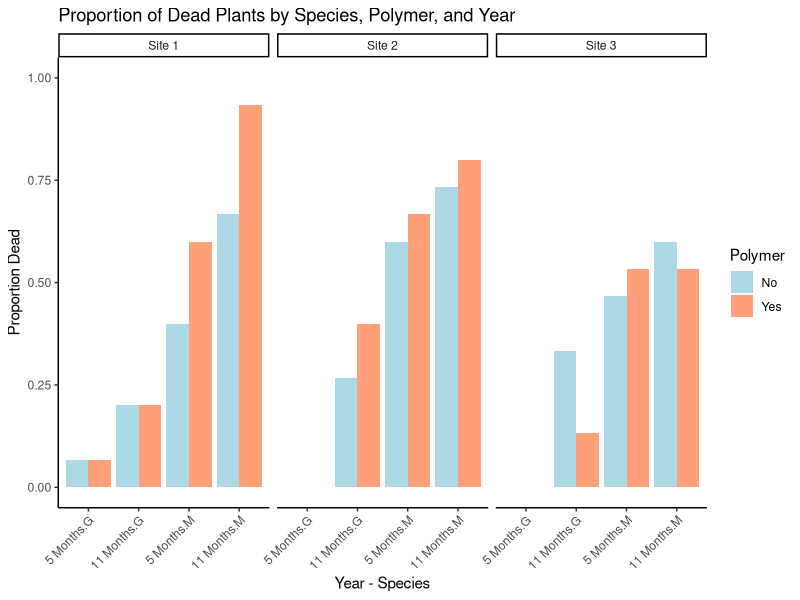
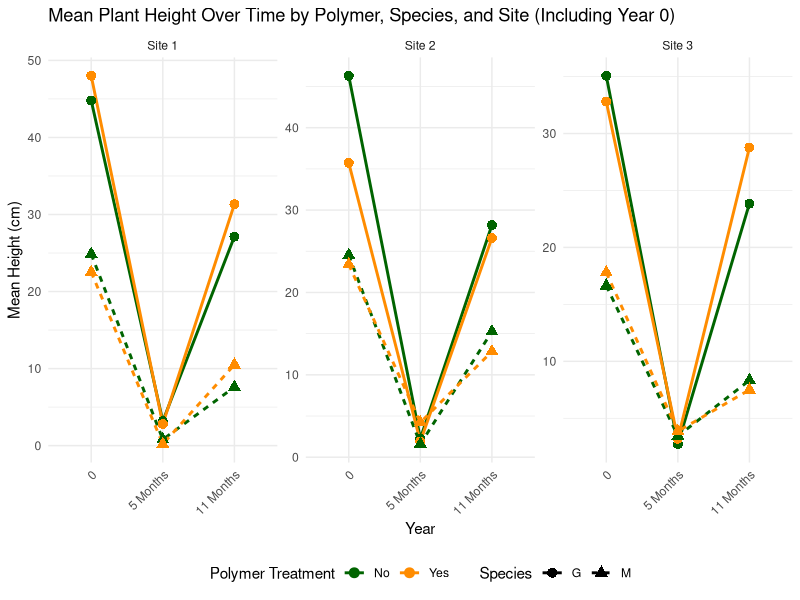
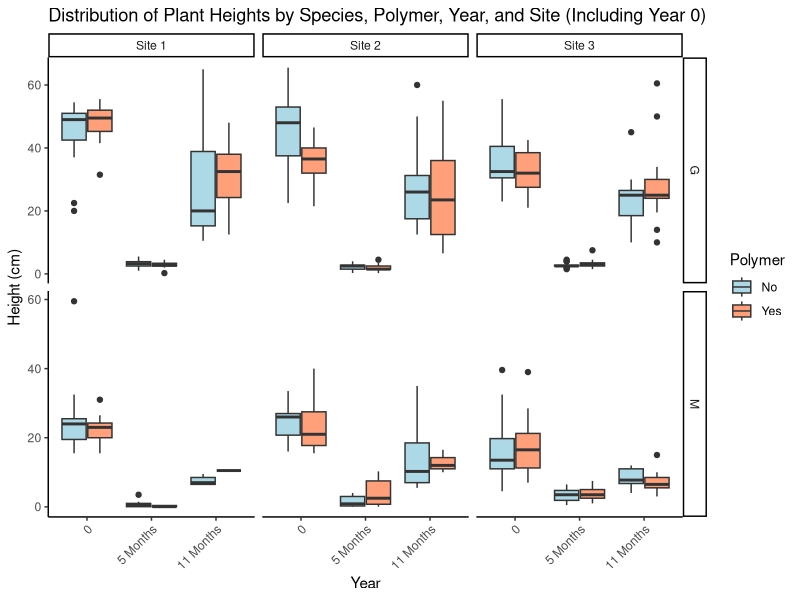

These figures' R source, in order:
################################################################################
################################################################################
#########################      Polymer Study      ##############################
#########################  Field - Mortality Data ##############################
#########################  University of Florida  ##############################
#########################     Gage LaPierre       ##############################
#########################      2022 - 2025        ##############################
################################################################################
################################################################################

#########################     Installs Packages   ##############################
list.of.packages <- c("tidyverse", "car", "gridExtra", "rstatix", "emmeans",
                      "afex", "lmerTest", "lme4", "broom")
new.packages <- list.of.packages[!(list.of.packages %in% 
                                     installed.packages()[,"Package"])]
if(length(new.packages)) install.packages(new.packages)

library(tidyverse)
library(rstatix) 
library(gridExtra)
library(lme4)    
library(lmerTest) 
library(afex)    
library(emmeans) 
library(broom)

# Load the dataset
data <- read.csv("Data/Polymer Study - Field Data.csv")

# Convert categorical variables
# Explicitly setting the order of Year factor levels
data$Species <- as.factor(data$Species)
data$Polymer <- as.factor(data$Polymer)
data$Year <- factor(data$Year, levels = c("0", "5 Months", "11 Months")) # Set desired order
data$Site <- as.factor(data$Site)
data$Plot <- as.factor(data$Plot)

# Replace 'Dead' with NA in 'Height' and create a 'Dead' indicator
data$Dead <- ifelse(data$Height == "Dead", 1, 0)
data$Height[data$Height == "Dead"] <- NA
data$Height <- as.numeric(data$Height)

# --- Data Consistency Checks ---

print("\n--- Performing Data Consistency Checks ---")

# 1. Check for entirely duplicate rows
num_duplicates <- sum(duplicated(data))
if (num_duplicates > 0) {
  print(paste("Found", num_duplicates, "duplicate rows."))
  print(data[duplicated(data), ]) # This will show the duplicate rows
} else {
  print("No duplicate rows found.")
}

# 2. Check sample counts per Site, Plot, Year, Species, Polymer
# Expected: 5 plants per Plot, Year, Species, Polymer combination
samples_per_group <- data %>%
  group_by(Site, Plot, Year, Species, Polymer) %>%
  summarise(Count = n(), .groups = "drop")
print("\nCounts per Site, Plot, Year, Species, Polymer:")
print(samples_per_group)

# Identify if any counts are not 5
deviating_species_polymer <- samples_per_group %>%
  filter(Count != 5)
if (nrow(deviating_species_polymer) > 0) {
  print("\nDeviations from expected 5 plants per Site, Plot, Year, Species, Polymer:")
  print(deviating_species_polymer)
} else {
  print("\nAll counts are 5 plants per Site, Plot, Year, Species, Polymer (assuming no plants were dead at Year 0).")
}

# 3. Check total counts per Site, Plot, Year (across both species)
# Expected: 10 plants per Plot, Year (5 Milkweed + 5 Lovegrass)
samples_per_plot_year <- data %>%
  group_by(Site, Plot, Year, Polymer) %>%
  summarise(Total_Plot_Count = n(), .groups = "drop")
print("\nTotal counts per Site, Plot, Year, Polymer (across both species):")
print(samples_per_plot_year)

# Identify if any total plot counts are not 10
deviating_plot_year <- samples_per_plot_year %>%
  filter(Total_Plot_Count != 10)
if (nrow(deviating_plot_year) > 0) {
  print("\nDeviations from expected 10 plants per Site, Plot, Year, Polymer:")
  print(deviating_plot_year)
} else {
  print("\nAll total counts are 10 plants per Site, Plot, Year, Polymer.")
}

# 4. Check total counts per Site, Year
# Expected: 60 plants per Site, Year (6 plots * 10 plants/plot)
samples_per_site_year <- data %>%
  group_by(Site, Year, Polymer) %>%
  summarise(Total_Site_Count = n(), .groups = "drop")
print("\nTotal counts per Site, Year, Polymer:")
print(samples_per_site_year)

# Identify if any total site counts are not 60
deviating_site_year <- samples_per_site_year %>%
  filter(Total_Site_Count != 60)
if (nrow(deviating_site_year) > 0) {
  print("\nDeviations from expected 60 plants per Site, Year, Polymer:")
  print(deviating_site_year)
} else {
  print("\nAll total counts are 60 plants per Site, Year, Polymer.")
}

print("\n--- Data Consistency Checks Complete ---")

# --- Mortality Analysis ---

# Calculate proportion of dead plants, excluding "0" Year
dead_proportion <- data %>%
  filter(Year != "0") %>%
  group_by(Species, Polymer, Year, Site) %>%
  summarise(
    Total_Plants = n(),
    Dead_Plants = sum(Dead, na.rm = TRUE),
    Proportion_Dead = Dead_Plants / Total_Plants,
    .groups = "drop"
  )

print("Proportion of Dead Plants:")
print(dead_proportion)
# Save mortality proportions table
write.csv(dead_proportion, "mortality_proportions.csv", row.names = FALSE)


# Filter out rows where all plants are dead or alive for logistic regression, exclude 0 month
data_filtered_mortality <- data %>%
  filter(Year != "0") %>%
  group_by(Species, Polymer, Year, Site) %>%
  filter(n_distinct(Dead) > 1) %>%
  ungroup()

# Logistic Regression
logistic_results <- data_filtered_mortality %>%
  group_by(Species, Polymer) %>%
  do(model = glm(Dead ~ Year, family = binomial, data = .)) %>%
  summarise(
    Species = first(Species),
    Polymer = first(Polymer),
    broom::tidy(model),
    .groups = "drop"
  ) %>%
  filter(term != "(Intercept)") %>%
  mutate(
    Sig = ifelse(p.value < 0.05, "*", ""),
    Odds_Ratio = exp(estimate)
  )

print("\n--- Mortality Analysis: Logistic Regression Results (Effect of Year on Mortality) ---")
print(logistic_results)
# Save logistic regression results table
write.csv(logistic_results, "mortality_logistic_regression_results.csv", row.names = FALSE)


# Plotting Mortality
plot_data_mortality <- dead_proportion %>%
  left_join(logistic_results, by = c("Species" = "Species", "Polymer" = "Polymer"))

ggplot(plot_data_mortality, aes(x = interaction(Year, Species), y = Proportion_Dead,
                                fill = Polymer)) +
  geom_bar(stat = "identity", position = "dodge") +
  scale_fill_manual(values = c("lightblue", "#FFA07A")) +
  theme_classic() +
  labs(
    x = "Year - Species",
    y = "Proportion Dead",
    title = "Proportion of Dead Plants by Species, Polymer, and Year"
  ) +
  theme(axis.text.x = element_text(angle = 45, hjust = 1)) +
  ylim(0, 1) +
  geom_text(
    aes(label = Sig, y = Proportion_Dead + 0.05), # Significance stars are plotted here
    position = position_dodge(width = 0.9),
    vjust = 0
  ) +
  facet_wrap(~ Site)

# --- Growth Height Analysis (Including Year 0) ---

data_height_all_years <- data %>%
  filter(!is.na(Height))

print("\n--- Growth Height Analysis (Including Year 0) ---")

# 1. Descriptive Statistics for Height (Including Year 0)
height_summary_all_years <- data_height_all_years %>%
  group_by(Species, Polymer, Year, Site) %>%
  summarise(
    Mean_Height = mean(Height, na.rm = TRUE),
    SD_Height = sd(Height, na.rm = TRUE),
    N_Plants = n(),
    .groups = "drop"
  )

print("\nMean and Standard Deviation of Plant Heights (Including Year 0):")
print(height_summary_all_years)
# Save height summary table
write.csv(height_summary_all_years, "height_descriptive_statistics.csv", row.names = FALSE)


# 2. Linear Mixed-Effects Model for Height (Now with Year 0 as a baseline in factor 'Year')
data_height_all_years$Plot_ID <- interaction(data_height_all_years$Site, data_height_all_years$Plot, drop = TRUE)
# Removed relevel as factor levels are now set globally
# data_height_all_years$Year <- relevel(data_height_all_years$Year, ref = "0")

tryCatch({
  model_height_lmer_all_years <- lmer(Height ~ Polymer * Species * Year + (1|Site) + (1|Plot_ID),
                                      data = data_height_all_years, REML = TRUE)
  print("\n--- Growth Height Analysis: Linear Mixed-Effects Model Summary (Including Year 0) ---")
  model_summary <- summary(model_height_lmer_all_years)
  print(model_summary)
  # Save mixed-effects model summary (fixed effects part)
  write.csv(as.data.frame(model_summary$coefficients), "height_lmer_fixed_effects_summary.csv", row.names = TRUE)
  
  
  print("\n--- Growth Height Analysis: ANOVA Table for Fixed Effects (Including Year 0) ---")
  # This table directly shows the p-values for main effects and interactions.
  anova_table <- anova(model_height_lmer_all_years)
  print(anova_table)
  # Save ANOVA table
  write.csv(as.data.frame(anova_table), "height_lmer_anova_table.csv", row.names = TRUE)
  
  
  print("\n--- Growth Height Analysis: Post-hoc tests (Polymer effect within Species and Year) ---")
  emmeans_polymer_effect <- emmeans(model_height_lmer_all_years, ~ Polymer | Species * Year)
  polymer_contrasts <- pairs(emmeans_polymer_effect, adjust = "bonferroni")
  print(polymer_contrasts)
  # Save polymer post-hoc contrasts
  write.csv(as.data.frame(polymer_contrasts), "height_lmer_polymer_posthoc.csv", row.names = FALSE)
  
  
  print("\n--- Growth Height Analysis: Post-hoc tests (Year effect within Species and Polymer) ---")
  emmeans_year_effect <- emmeans(model_height_lmer_all_years, ~ Year | Species * Polymer)
  year_contrasts <- pairs(emmeans_year_effect, adjust = "bonferroni")
  print(year_contrasts)
  # Save year post-hoc contrasts
  write.csv(as.data.frame(year_contrasts), "height_lmer_year_posthoc.csv", row.names = FALSE)
  
}, error = function(e) {
  message("Could not fit mixed-effects model with all years. Error: ", e$message)
  message("This might happen if there's insufficient variance within random effects groups or if 'Plot_ID' is not granular enough relative to observations.")
})

# 3. Visualization of Growth Heights (Now includes Year 0)
ggplot(height_summary_all_years, aes(x = Year, y = Mean_Height, color = Polymer, linetype = Species, group = interaction(Polymer, Species))) +
  geom_line(linewidth = 1) +
  geom_point(aes(shape = Species), size = 3) +
  scale_color_manual(values = c("No" = "darkgreen", "Yes" = "darkorange")) +
  theme_minimal() +
  labs(
    x = "Year",
    y = "Mean Height (cm)",
    title = "Mean Plant Height Over Time by Polymer, Species, and Site (Including Year 0)",
    color = "Polymer Treatment",
    linetype = "Species",
    shape = "Species"
  ) +
  theme(
    legend.position = "bottom",
    axis.text.x = element_text(angle = 45, hjust = 1)
  ) +
  facet_wrap(~ Site, scales = "free_y")

ggplot(data_height_all_years, aes(x = Year, y = Height, fill = Polymer)) +
  geom_boxplot(position = position_dodge(0.8)) +
  scale_fill_manual(values = c("No" = "lightblue", "Yes" = "#FFA07A")) +
  facet_grid(Species ~ Site, scales = "free_y") +
  theme_classic() +
  labs(
    x = "Year",
    y = "Height (cm)",
    title = "Distribution of Plant Heights by Species, Polymer, Year, and Site (Including Year 0)"
  ) +
  theme(axis.text.x = element_text(angle = 45, hjust = 1))

print("\nAnalysis complete. Check the generated plots for visual insights.")
